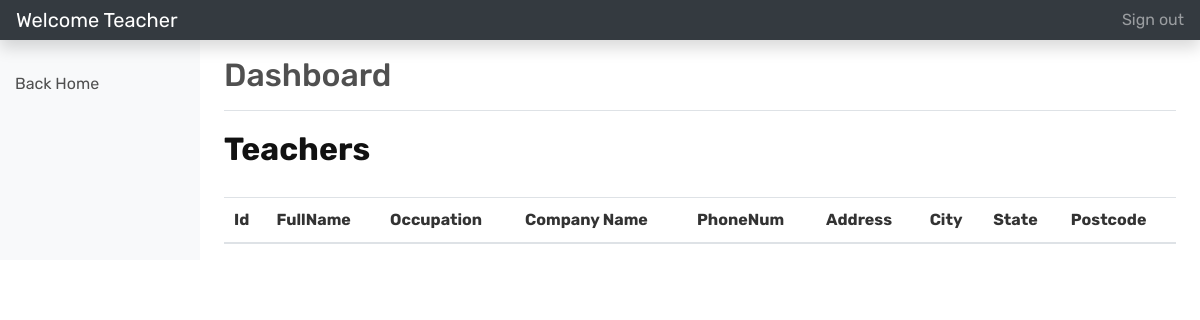
Page /uni/admin/teacherDashboard.php on the earlier database version.
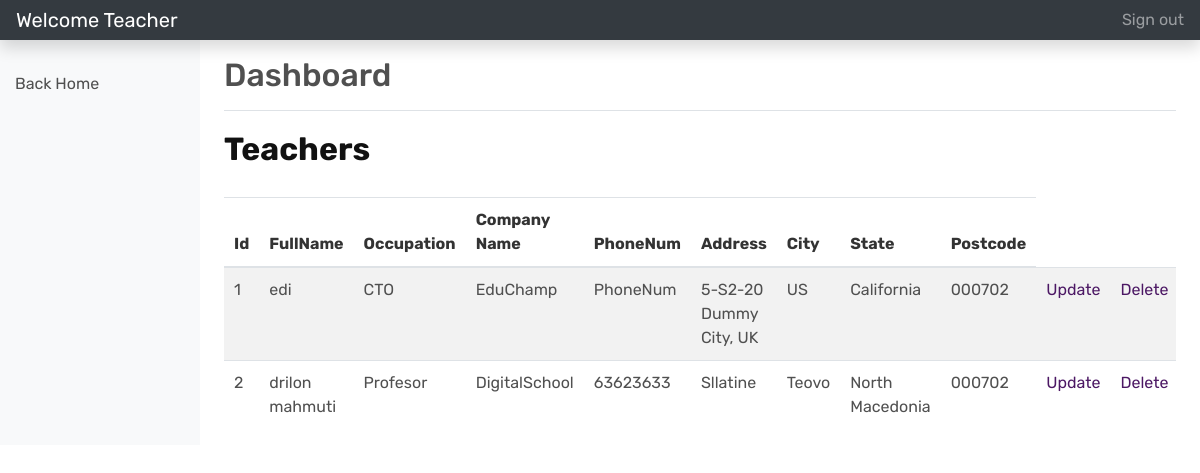
Same page on the later database version.
### tables this page shows
CREATE TABLE `teacher_profile` (
  `id` int(11) NOT NULL,
  `FullName` varchar(255) NOT NULL,
  `occupation` varchar(255) NOT NULL,
  `Company_Name` varchar(255) NOT NULL,
  `PhoneNum` varchar(255) NOT NULL,
  `addres` varchar(255) NOT NULL,
  `city` varchar(255) NOT NULL,
  `state` varchar(255) NOT NULL,
  `Postcode` varchar(255) NOT NULL
);

### uni/admin/teacherDashboard.php (the view, shortened to what this page needs)
<?php
    include_once('../config.php');
    $sql = "SELECT * FROM teacher_profile";
    $selectUsers = $conn->prepare($sql);
    $selectUsers->execute();
    $users_data = $selectUsers->fetchAll();
 ?>
<!DOCTYPE html>
<html lang="en">
<head>
	<link rel="stylesheet" type="text/css" href="assets/css/assets.css">
	<link rel="stylesheet" type="text/css" href="assets/vendors/calendar/fullcalendar.css">
	<link rel="stylesheet" type="text/css" href="assets/css/typography.css">
	<link rel="stylesheet" type="text/css" href="assets/css/shortcodes/shortcodes.css">
	<link rel="stylesheet" type="text/css" href="assets/css/style.css">
	<link rel="stylesheet" type="text/css" href="assets/css/dashboard.css">
	<link class="skin" rel="stylesheet" type="text/css" href="assets/css/color/color-1.css">
</head>
 <body>
 <header class="navbar navbar-dark sticky-top bg-dark flex-md-nowrap p-0 shadow">
  <a class="navbar-brand col-md-3 col-lg-2 me-0 px-3" href="#">
  <?php
if(isset($_SESSION['FullName'])) {
    echo "Welcome to the dashboard ";
} else {
  echo "Welcome Teacher";
}
?>
</a>
  <div class="navbar-nav">
    <div class="nav-item text-nowrap">
      <a class="nav-link px-3" href="logout.php">Sign out</a>
    </div>
  </div>
</header>
<div class="container-fluid">
  <div class="row">
    <nav id="sidebarMenu" class="col-md-3 col-lg-2 d-md-block bg-light sidebar collapse">
      <div class="position-sticky pt-3">
        <ul class="nav flex-column">
          <li class="nav-item">
            <a class="nav-link active" aria-current="page" href="index.php">
            Back Home
            </a>
          </li>
        </ul>
      </div>
    </nav>
    <main class="col-md-9 ms-sm-auto col-lg-10 px-md-4">
      <div class="d-flex justify-content-between flex-wrap flex-md-nowrap align-items-center pt-3 pb-2 mb-3 border-bottom">
        <h1 class="h2">Dashboard</h1>
      </div>
      <h2>Teachers</h2>
      <div class="table-responsive">
        <table class="table table-striped table-sm">
          <thead>
            <tr>
              <th scope="col">Id</th>
              <th scope="col">FullName</th>
              <th scope="col">Occupation</th>
              <th scope="col">Company Name</th>
              <th scope="col">PhoneNum</th>
              <th scope="col">Address</th>
			  <th scope="col">City</th>
              <th scope="col">State</th>
			  <th scope="col">Postcode</th>
            </tr>
          </thead>
          <tbody>
            <?php foreach ($users_data as $user_data) { ?>
               <tr>
                <td><?php echo $user_data['id']; ?></td>
                <td><?php echo $user_data['FullName']; ?></td>
                <td><?php echo $user_data['occupation']; ?></td>
                <td><?php echo $user_data['Company_Name']; ?></td>
				<td><?php echo $user_data['PhoneNum']; ?></td>
                <td><?php echo $user_data['addres']; ?></td>
                <td><?php echo $user_data['city']; ?></td>
                <td><?php echo $user_data['state']; ?></td>
				<td><?php echo $user_data['Postcode']; ?></td>
                <td><a href="EditTeachers.php?id=<?= $user_data['id'];?>">Update</a></td>
                <td><a href="deleteTeacher.php?id=<?= $user_data['id'];?>">Delete</a></td>
              </tr>
           <?php  } ?>
          </tbody>
        </table>
      </div>
    </main>
  </div>
</div>
  </body>
</html>
 </body>
 </html>

Differences in the rows shown:
added teacher_profile: id "1", FullName "edi", occupation "CTO", Company_Name "EduChamp", PhoneNum "PhoneNum", addres "5-S2-20 Dummy City, UK", city "US", state "California", Postcode "000702"
added teacher_profile: id "2", FullName "drilon mahmuti", occupation "Profesor", Company_Name "DigitalSchool", PhoneNum "63623633", addres "Sllatine", city "Teovo", state "North Macedonia", Postcode "000702"
